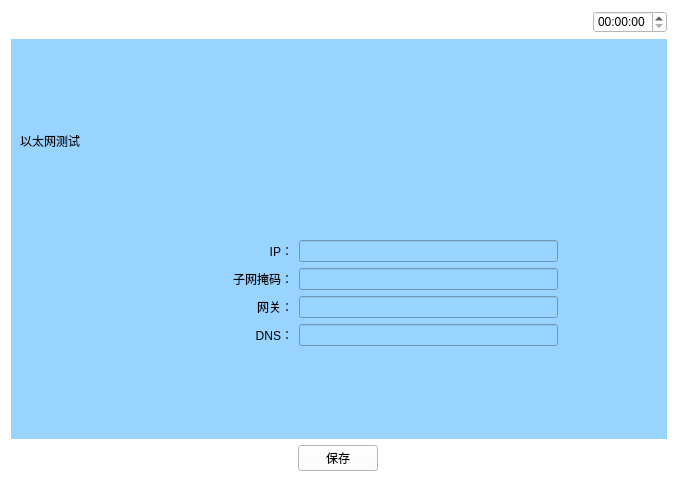
<?xml version="1.0" encoding="UTF-8"?>
<ui version="4.0">
 <class>Yitaiwangshezhi</class>
 <widget class="QWidget" name="Yitaiwangshezhi">
  <property name="geometry">
   <rect>
    <x>0</x>
    <y>0</y>
    <width>678</width>
    <height>482</height>
   </rect>
  </property>
  <property name="windowTitle">
   <string>Form</string>
  </property>
  <property name="styleSheet">
   <string notr="true">background-color: rgb(255, 255, 255);</string>
  </property>
  <layout class="QVBoxLayout" name="verticalLayout_4" stretch="1,5,1">
   <item>
    <layout class="QHBoxLayout" name="horizontalLayout_5">
     <item>
      <widget class="QPushButton" name="pushButton">
       <property name="text">
        <string/>
       </property>
       <property name="icon">
        <iconset resource="myimages.qrc">
         <normaloff>:/image/images/4g.png</normaloff>:/image/images/4g.png</iconset>
       </property>
       <property name="flat">
        <bool>true</bool>
       </property>
      </widget>
     </item>
     <item>
      <widget class="QPushButton" name="pushButton_2">
       <property name="text">
        <string/>
       </property>
       <property name="icon">
        <iconset resource="myimages.qrc">
         <normaloff>:/image/images/wireless.svg</normaloff>:/image/images/wireless.svg</iconset>
       </property>
       <property name="flat">
        <bool>true</bool>
       </property>
      </widget>
     </item>
     <item>
      <widget class="QPushButton" name="pushButton_3">
       <property name="text">
        <string/>
       </property>
       <property name="icon">
        <iconset resource="myimages.qrc">
         <normaloff>:/image/images/bl.svg</normaloff>:/image/images/bl.svg</iconset>
       </property>
       <property name="flat">
        <bool>true</bool>
       </property>
      </widget>
     </item>
     <item>
      <widget class="QPushButton" name="pushButton_4">
       <property name="text">
        <string/>
       </property>
       <property name="icon">
        <iconset resource="myimages.qrc">
         <normaloff>:/image/images/locate.svg</normaloff>:/image/images/locate.svg</iconset>
       </property>
       <property name="flat">
        <bool>true</bool>
       </property>
      </widget>
     </item>
     <item>
      <spacer name="horizontalSpacer_4">
       <property name="orientation">
        <enum>Qt::Horizontal</enum>
       </property>
       <property name="sizeHint" stdset="0">
        <size>
         <width>40</width>
         <height>20</height>
        </size>
       </property>
      </spacer>
     </item>
     <item>
      <widget class="QTimeEdit" name="timeEdit_2"/>
     </item>
    </layout>
   </item>
   <item>
    <widget class="QWidget" name="widget" native="true">
     <property name="sizePolicy">
      <sizepolicy hsizetype="Preferred" vsizetype="Preferred">
       <horstretch>0</horstretch>
       <verstretch>0</verstretch>
      </sizepolicy>
     </property>
     <property name="contextMenuPolicy">
      <enum>Qt::DefaultContextMenu</enum>
     </property>
     <property name="styleSheet">
      <string notr="true">background-color: rgb(153, 211, 255);</string>
     </property>
     <layout class="QVBoxLayout" name="verticalLayout_2" stretch="0,0">
      <item>
       <layout class="QHBoxLayout" name="horizontalLayout">
        <item>
         <widget class="QLabel" name="label">
          <property name="text">
           <string>以太网测试</string>
          </property>
         </widget>
        </item>
        <item>
         <spacer name="horizontalSpacer">
          <property name="orientation">
           <enum>Qt::Horizontal</enum>
          </property>
          <property name="sizeHint" stdset="0">
           <size>
            <width>40</width>
            <height>20</height>
           </size>
          </property>
         </spacer>
        </item>
        <item>
         <layout class="QVBoxLayout" name="verticalLayout"/>
        </item>
       </layout>
      </item>
      <item>
       <layout class="QVBoxLayout" name="verticalLayout_3">
        <item>
         <layout class="QHBoxLayout" name="horizontalLayout_3" stretch="2,3">
          <property name="leftMargin">
           <number>100</number>
          </property>
          <property name="rightMargin">
           <number>100</number>
          </property>
          <item>
           <widget class="QLabel" name="label_2">
            <property name="text">
             <string>IP：</string>
            </property>
            <property name="alignment">
             <set>Qt::AlignRight|Qt::AlignTrailing|Qt::AlignVCenter</set>
            </property>
           </widget>
          </item>
          <item>
           <widget class="QLineEdit" name="lineEdit_IP"/>
          </item>
         </layout>
        </item>
        <item>
         <layout class="QHBoxLayout" name="horizontalLayout_4" stretch="2,3">
          <property name="leftMargin">
           <number>100</number>
          </property>
          <property name="rightMargin">
           <number>100</number>
          </property>
          <item>
           <widget class="QLabel" name="label_3">
            <property name="text">
             <string>子网掩码：</string>
            </property>
            <property name="alignment">
             <set>Qt::AlignRight|Qt::AlignTrailing|Qt::AlignVCenter</set>
            </property>
           </widget>
          </item>
          <item>
           <widget class="QLineEdit" name="lineEdit_netmask"/>
          </item>
         </layout>
        </item>
        <item>
         <layout class="QHBoxLayout" name="horizontalLayout_6" stretch="2,3">
          <property name="leftMargin">
           <number>100</number>
          </property>
          <property name="rightMargin">
           <number>100</number>
          </property>
          <item>
           <widget class="QLabel" name="label_4">
            <property name="text">
             <string>网关：</string>
            </property>
            <property name="alignment">
             <set>Qt::AlignRight|Qt::AlignTrailing|Qt::AlignVCenter</set>
            </property>
           </widget>
          </item>
          <item>
           <widget class="QLineEdit" name="lineEdit_gateway"/>
          </item>
         </layout>
        </item>
        <item>
         <layout class="QHBoxLayout" name="horizontalLayout_7" stretch="2,3">
          <property name="leftMargin">
           <number>100</number>
          </property>
          <property name="rightMargin">
           <number>100</number>
          </property>
          <item>
           <widget class="QLabel" name="label_5">
            <property name="text">
             <string>DNS：</string>
            </property>
            <property name="alignment">
             <set>Qt::AlignRight|Qt::AlignTrailing|Qt::AlignVCenter</set>
            </property>
           </widget>
          </item>
          <item>
           <widget class="QLineEdit" name="lineEdit_DNS"/>
          </item>
         </layout>
        </item>
       </layout>
      </item>
     </layout>
    </widget>
   </item>
   <item>
    <layout class="QHBoxLayout" name="horizontalLayout_2">
     <item>
      <widget class="QPushButton" name="returnIndex">
       <property name="font">
        <font>
         <family>AR PL UMing TW MBE</family>
        </font>
       </property>
       <property name="styleSheet">
        <string notr="true">border-image: url(:/image/images/index.svg);</string>
       </property>
       <property name="text">
        <string/>
       </property>
       <property name="icon">
        <iconset resource="myimages.qrc">
         <normaloff>:/image/images/index.svg</normaloff>:/image/images/index.svg</iconset>
       </property>
       <property name="iconSize">
        <size>
         <width>40</width>
         <height>40</height>
        </size>
       </property>
       <property name="flat">
        <bool>true</bool>
       </property>
      </widget>
     </item>
     <item>
      <spacer name="horizontalSpacer_3">
       <property name="orientation">
        <enum>Qt::Horizontal</enum>
       </property>
       <property name="sizeHint" stdset="0">
        <size>
         <width>40</width>
         <height>20</height>
        </size>
       </property>
      </spacer>
     </item>
     <item>
      <widget class="QPushButton" name="save">
       <property name="text">
        <string>保存</string>
       </property>
      </widget>
     </item>
     <item>
      <spacer name="horizontalSpacer_2">
       <property name="orientation">
        <enum>Qt::Horizontal</enum>
       </property>
       <property name="sizeHint" stdset="0">
        <size>
         <width>40</width>
         <height>20</height>
        </size>
       </property>
      </spacer>
     </item>
     <item>
      <widget class="QPushButton" name="returnPage">
       <property name="text">
        <string/>
       </property>
       <property name="icon">
        <iconset resource="myimages.qrc">
         <normaloff>:/image/images/shangyiye.svg</normaloff>:/image/images/shangyiye.svg</iconset>
       </property>
       <property name="iconSize">
        <size>
         <width>40</width>
         <height>40</height>
        </size>
       </property>
       <property name="flat">
        <bool>true</bool>
       </property>
      </widget>
     </item>
    </layout>
   </item>
  </layout>
 </widget>
 <resources>
  <include location="myimages.qrc"/>
 </resources>
 <connections/>
</ui>
